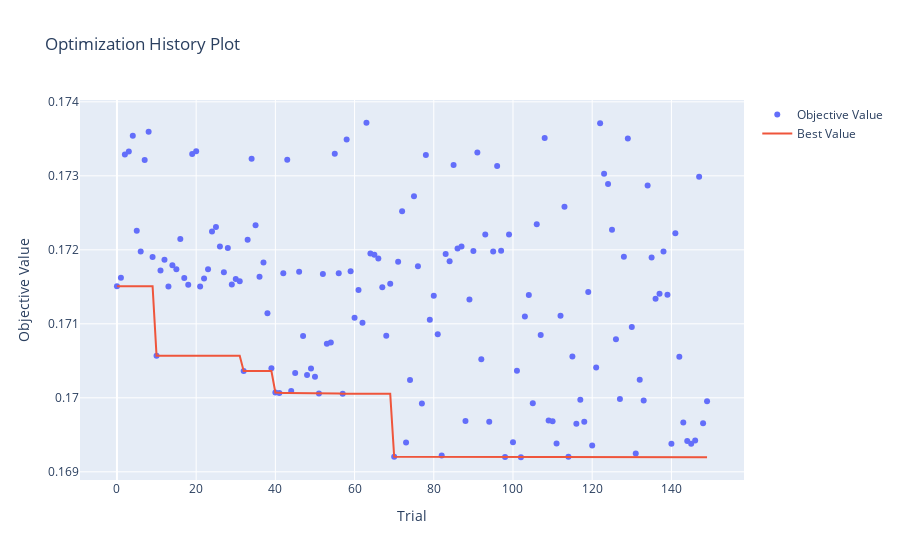

Source (notebook cell):
### Code cell
# History of optimization

optuna.visualization.plot_optimization_history(study_rfr)

### Figure 1 — Plotly figure (JSON) as saved in the notebook; plotly's stock layout.template omitted (floating-point values rounded to 4 significant figures; data arrays with more than 128 entries replaced by an {"elided": "..."} marker saying what was removed)
{"data": [{"mode": "markers", "name": "Objective Value", "type": "scatter", "x": {"elided": "150 int values"}, "y": {"elided": "150 float values"}}, {"mode": "lines", "name": "Best Value", "type": "scatter", "x": {"elided": "150 int values"}, "y": {"elided": "150 float values"}}, {"marker": {"color": "#cccccc"}, "mode": "markers", "name": "Infeasible Trial", "showlegend": false, "type": "scatter", "x": [], "y": []}], "layout": {"title": {"text": "Optimization History Plot"}, "xaxis": {"title": {"text": "Trial"}}, "yaxis": {"title": {"text": "Objective Value"}}}}
